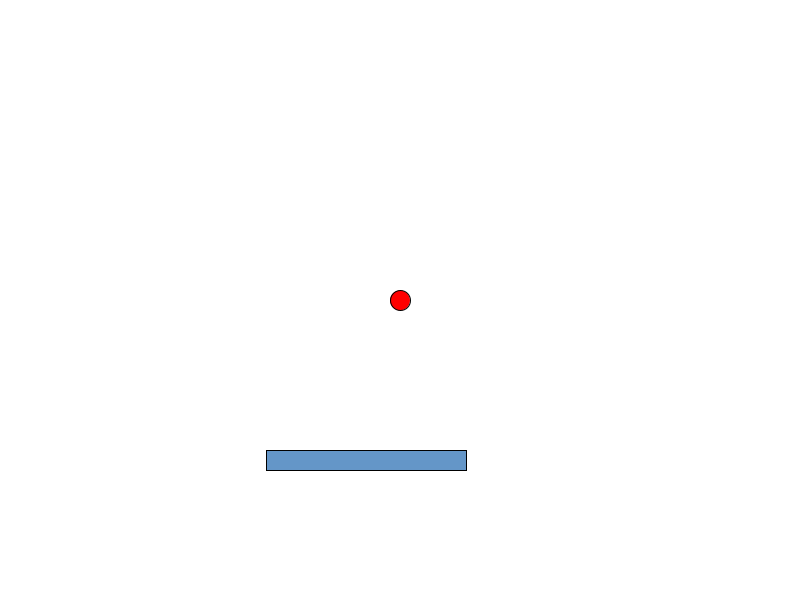
Frame 1 (no input)
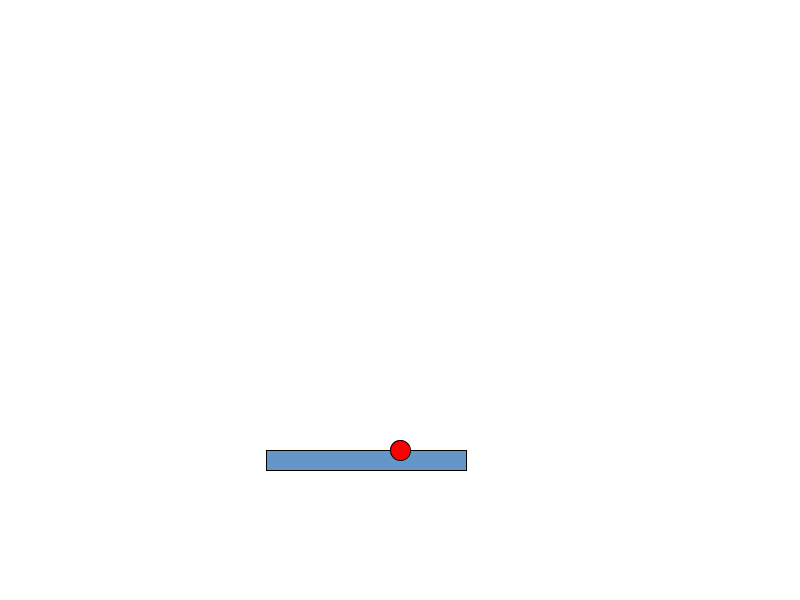
Frame 60 (the mouse pressed at the canvas centre just before this capture)
Frame 120 (the mouse held since frame 60 and released just before this capture): identical to frame 60, image omitted

The Processing sketch that drew these frames (run headless with seeded random() and noise(); from frame 60 on, the mouse is pressed at the canvas centre):

// Processing sketch: Platformer
// ── Platformer.pde
float jugadorX, jugadorY;       // Posición del jugador
float velocidadY = 0;           // Velocidad vertical inicial
float gravedad = 0.4;       
float velocidadX = 3;// Valor de la gravedad
boolean enElSuelo = false;      // Bandera para verificar si el jugador está en el suelo

float plataformaX, plataformaY; // Posición de la plataforma

void setup() {
  size(800, 600);
  jugadorX = width / 2;
  jugadorY = height / 2;
  plataformaX = width / 3;
  plataformaY = height * 3 / 4;
}

void draw() {
  background(255);

  // Verificar si el jugador está en el suelo
  if (jugadorY >= height) {
    jugadorY = height;
    enElSuelo = true;
  } else {
    enElSuelo = false;
  }

  // Aplicar gravedad al jugador
  velocidadY += gravedad;
  jugadorY += velocidadY;
  

  // Limitar al jugador al área de juego
  jugadorY = constrain(jugadorY, 0, height);

  // Dibujar la plataforma
  fill(100, 150, 200);
  rect(plataformaX, plataformaY, 200, 20);

  // Verificar colisión con la plataforma
  if (jugadorX > plataformaX && jugadorX < plataformaX + 200 && jugadorY >= plataformaY) {
    jugadorY = plataformaY;
    enElSuelo = true;
  }

  // Dibujar el jugador
  fill(255, 0, 0);
  ellipse(jugadorX, jugadorY, 20, 20);
}

void keyPressed() {
  // Saltar cuando se presiona la tecla espacio y el jugador está en el suelo
  if (key == ' ' && enElSuelo) {
    velocidadY = -10;  // Cambia el valor según sea necesario
  }
  if(key == 'D' || key == 'd' && enElSuelo)
  {
     jugadorX += velocidadX;
  }
  if(key == 'A' || key == 'a' && enElSuelo)
  {
     jugadorX -= velocidadX;
  }
}
